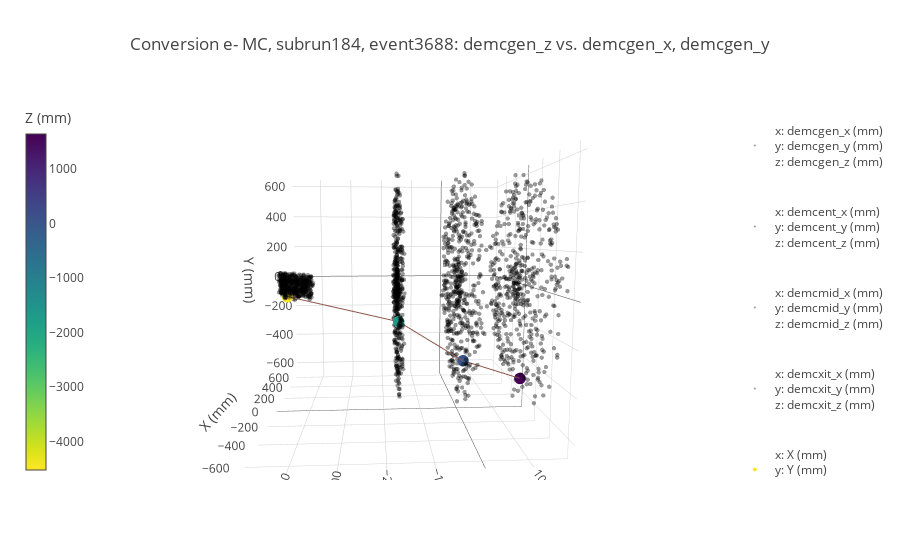

Here is the notebook cell this chart was saved with:
### Code cell
gen = gen_event(df_sam)
gen_electron_plot(gen=gen,inline=True)

### Figure 1 — Plotly figure (JSON) as saved in the notebook; plotly's stock layout.template omitted (floating-point values rounded to 4 significant figures; data arrays with more than 128 entries replaced by an {"elided": "..."} marker saying what was removed)
{"data": [{"marker": {"cauto": false, "cmax": -10000, "cmin": -10000, "color": {"elided": "500 float values"}, "colorbar": {"thickness": 20, "title": "demcgen_z (mm)", "x": 0, "y": 0.5}, "colorscale": "Greys", "opacity": 0.4, "reversescale": true, "showscale": false, "size": 1.5}, "mode": "markers", "name": "<br>x: demcgen_x (mm)<br>y: demcgen_y (mm)<br>z: demcgen_z (mm)<br>", "type": "scatter3d", "uid": "fbc6c349-531e-4625-9721-f7cea5597b46", "x": {"elided": "500 float values"}, "y": {"elided": "500 float values"}, "z": {"elided": "500 float values"}}, {"marker": {"cauto": false, "cmax": -10000, "cmin": -10000, "color": {"elided": "500 float values"}, "colorbar": {"thickness": 20, "title": "demcent_z (mm)", "x": 0, "y": 0.5}, "colorscale": "Greys", "opacity": 0.4, "reversescale": true, "showscale": false, "size": 1.5}, "mode": "markers", "name": "<br>x: demcent_x (mm)<br>y: demcent_y (mm)<br>z: demcent_z (mm)<br>", "type": "scatter3d", "uid": "c56a79a1-4ded-42d4-b62a-dc494ee9b978", "x": {"elided": "500 float values"}, "y": {"elided": "500 float values"}, "z": {"elided": "500 float values"}}, {"marker": {"cauto": false, "cmax": -10000, "cmin": -10000, "color": {"elided": "500 float values"}, "colorbar": {"thickness": 20, "title": "demcmid_z (mm)", "x": 0, "y": 0.5}, "colorscale": "Greys", "opacity": 0.4, "reversescale": true, "showscale": false, "size": 1.5}, "mode": "markers", "name": "<br>x: demcmid_x (mm)<br>y: demcmid_y (mm)<br>z: demcmid_z (mm)<br>", "type": "scatter3d", "uid": "ab339695-ca29-4901-9746-138fd881090f", "x": {"elided": "500 float values"}, "y": {"elided": "500 float values"}, "z": {"elided": "500 float values"}}, {"marker": {"cauto": false, "cmax": -10000, "cmin": -10000, "color": {"elided": "500 float values"}, "colorbar": {"thickness": 20, "title": "demcxit_z (mm)", "x": 0, "y": 0.5}, "colorscale": "Greys", "opacity": 0.4, "reversescale": true, "showscale": false, "size": 1.5}, "mode": "markers", "name": "<br>x: demcxit_x (mm)<br>y: demcxit_y (mm)<br>z: demcxit_z (mm)<br>", "type": "scatter3d", "uid": "c4379409-2de1-4917-b8e4-28efa442a164", "x": {"elided": "500 float values"}, "y": {"elided": "500 float values"}, "z": {"elided": "500 float values"}}, {"marker": {"cauto": false, "cmax": 1639.0, "cmin": -4522.0, "color": [-4522.0, -1631.0, 10.09, 1639.0], "colorbar": {"thickness": 20, "title": "Z (mm)", "x": -0.1, "y": 0.5}, "colorscale": "Viridis", "opacity": 1, "reversescale": true, "showscale": true, "size": 4}, "mode": "markers", "name": "<br>x: X (mm)<br>y: Y (mm)<br>z: Z (mm)<br>", "type": "scatter3d", "uid": "3913e5fa-7d7a-423f-9f24-a15a9e82b274", "x": [-9.508, -126.8, -152.6, -71.63], "y": [-52.33, -172.0, -375.6, -502.1], "z": [-4522.0, -1631.0, 10.09, 1639.0]}, {"mode": "lines", "type": "scatter3d", "uid": "f3a8758c-4277-4aa5-9901-1e743c5b5258", "x": [-9.508, -126.8, -152.6, -71.63], "y": [-52.33, -172.0, -375.6, -502.1], "z": [-4522.0, -1631.0, 10.09, 1639.0]}], "layout": {"dragmode": "orbit", "scene": {"aspectmode": "manual", "aspectratio": {"x": 1, "y": 0.9751, "z": 1}, "camera": {"center": {"x": 0, "y": 0, "z": 0}, "eye": {"x": -1.8, "y": 0.2, "z": -0.1}, "up": {"x": 0, "y": 1, "z": 0}}, "xaxis": {"title": "X (mm)"}, "yaxis": {"title": "Y (mm)"}, "zaxis": {"title": "Z (mm)"}}, "showlegend": true, "title": "Conversion e- MC, subrun184, event3688: demcgen_z vs. demcgen_x, demcgen_y"}}
